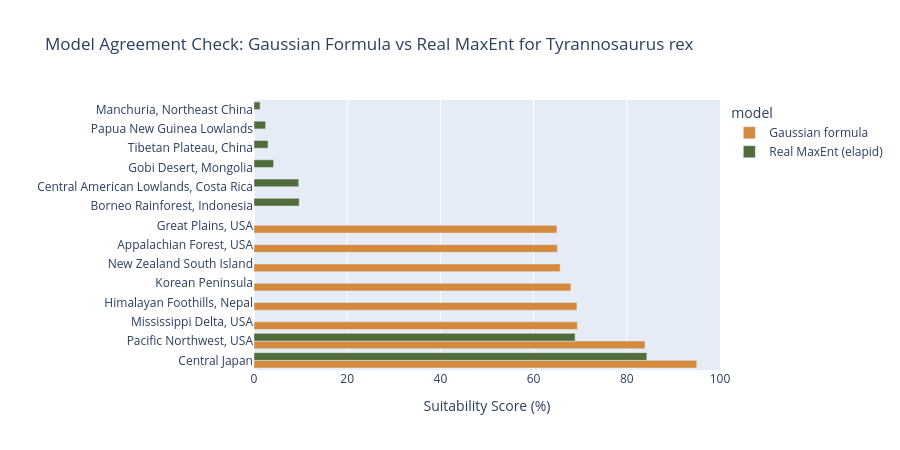

The notebook cell saved with this chart:
### Markdown cell above
### 4.1 Gaussian vs MaxEnt, Side by Side (Bar Chart)

### Code cell
df_gauss_top = pd.DataFrame(results[:8])[["region_name", "suitability"]].rename(columns={"suitability": "score"})
df_gauss_top["model"] = "Gaussian formula"
df_maxent_top = pd.DataFrame(maxent_results[:8]).rename(columns={"maxent_suitability": "score"})
df_maxent_top["model"] = "Real MaxEnt (elapid)"
df_compare = pd.concat([df_gauss_top, df_maxent_top])

fig_compare = px.bar(
    df_compare, x="score", y="region_name", color="model", orientation="h", barmode="group",
    title=f"Model Agreement Check: Gaussian Formula vs Real MaxEnt for {dino['name']}",
    labels={"score": "Suitability Score (%)", "region_name": ""},
    color_discrete_map={"Gaussian formula": "#d38a3f", "Real MaxEnt (elapid)": "#4f6c3a"}
)
fig_compare.update_layout(height=450)
fig_compare.show()

### Figure 1 — Plotly figure (JSON) as saved in the notebook; plotly's stock layout.template omitted (floating-point values rounded to 4 significant figures)
{"data": [{"alignmentgroup": "True", "hovertemplate": "model=Gaussian formula<br>Suitability Score (%)=%{x}<br>=%{y}<extra></extra>", "legendgroup": "Gaussian formula", "marker": {"color": "#d38a3f", "pattern": {"shape": ""}}, "name": "Gaussian formula", "offsetgroup": "Gaussian formula", "orientation": "h", "showlegend": true, "textposition": "auto", "type": "bar", "x": [95.0, 83.9, 69.4, 69.3, 68.0, 65.7, 65.1, 65.0], "xaxis": "x", "y": ["Central Japan", "Pacific Northwest, USA", "Mississippi Delta, USA", "Himalayan Foothills, Nepal", "Korean Peninsula", "New Zealand South Island", "Appalachian Forest, USA", "Great Plains, USA"], "yaxis": "y"}, {"alignmentgroup": "True", "hovertemplate": "model=Real MaxEnt (elapid)<br>Suitability Score (%)=%{x}<br>=%{y}<extra></extra>", "legendgroup": "Real MaxEnt (elapid)", "marker": {"color": "#4f6c3a", "pattern": {"shape": ""}}, "name": "Real MaxEnt (elapid)", "offsetgroup": "Real MaxEnt (elapid)", "orientation": "h", "showlegend": true, "textposition": "auto", "type": "bar", "x": [84.3, 68.9, 9.7, 9.6, 4.2, 3.0, 2.5, 1.3], "xaxis": "x", "y": ["Central Japan", "Pacific Northwest, USA", "Borneo Rainforest, Indonesia", "Central American Lowlands, Costa Rica", "Gobi Desert, Mongolia", "Tibetan Plateau, China", "Papua New Guinea Lowlands", "Manchuria, Northeast China"], "yaxis": "y"}], "layout": {"barmode": "group", "height": 450, "legend": {"title": {"text": "model"}, "tracegroupgap": 0}, "title": {"text": "Model Agreement Check: Gaussian Formula vs Real MaxEnt for Tyrannosaurus rex"}, "xaxis": {"anchor": "y", "domain": [0.0, 1.0], "title": {"text": "Suitability Score (%)"}}, "yaxis": {"anchor": "x", "domain": [0.0, 1.0], "title": {"text": ""}}}}
